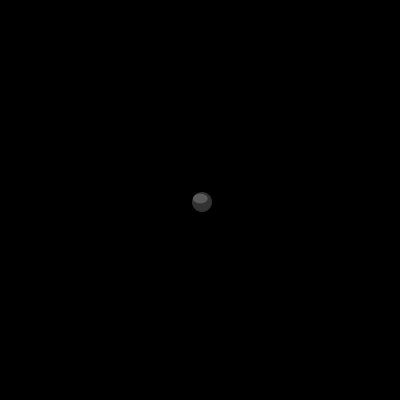
Frame 1 (no input)
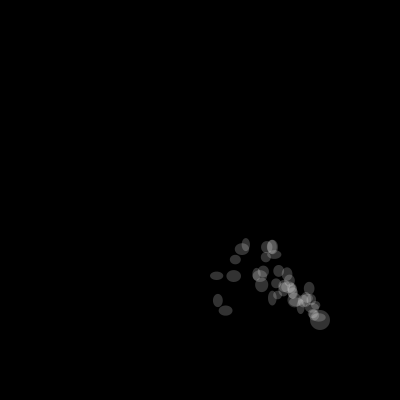
Frame 60 (the mouse pressed at the canvas centre just before this capture)
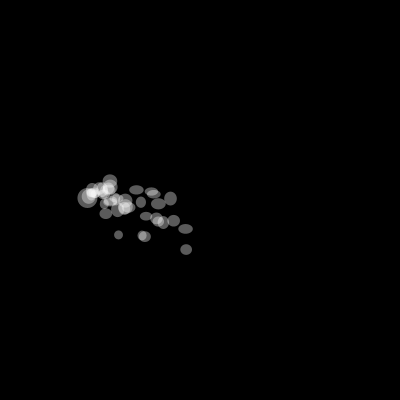
Frame 120 (the mouse held since frame 60 and released just before this capture)

The Processing sketch that drew these frames (run headless with seeded random() and noise(); from frame 60 on, the mouse is pressed at the canvas centre):

// Processing sketch: processing_183042
// ── processing_183042.pde

/*com no sabia crear un sistema de partícules de zero, 
he adaptat el que surt a 
http://www.learningprocessing.com/examples/chapter-23/example-23-2/*/


float sz, posX, posY, velX, velY;
float velocitat, posXlinia;
color colorRelleno;
ArrayList particles;
boolean rebote;


void setup() {
  size(400, 400);
  sz = 20;
  posX = width/2;
  posY = height/2;
  velX= 2;
  velY = 2;
  particles = new ArrayList();
  smooth();
}

void draw() {
  // A new Particle object is added to the ArrayList every cycle through draw().
  particles.add(new Particle()); 

  background(0);
  //colorRelleno= color(random(0, 255), random(0, 255), random(0, 255));
  
  if(rebote==false){
    colorRelleno=255;
    fill(colorRelleno,50);
    
  }

  // Iterate through our ArrayList and get each Particle
  // The ArrayList keeps track of the total number of particles.
  for (int i = 0; i < particles.size (); i++ ) { 
    Particle p = (Particle) particles.get(i);
    p.run();
    p.gravity();
    p.display();
  }

  // If the ArrayList has more than 40 elements in it, 
  //we delete the first element, using remove().
  if (particles.size() > 40) {
    particles.remove(0);
  }

  //moviment
  posX= posX+velX;
  posY= posY+velY;

  //elipse
  noStroke();
  ellipse(posX, posY, sz, sz);

  //rebot
  if ((posX<0)||(posX>width)) {
    velX = -velX;
  }
  if ((posY<0)||(posY>height)) {
    velY = -velY;
  }

  //canvi color quan rebota
  colorRelleno= color(random(0, 255), random(0, 255), random(0, 255));
  if ((posX <= 0) || (posX >= width)) {
    fill(colorRelleno, 50);
    rebote=true;
  } 
  if ((posY <= 0) || (posY >= height)) {
    fill(colorRelleno, 50);
    rebote=true;
  }
  
  
}

//canvi aleatori al fer click (velocitat) ! Abans de deixar
//anar ratolí
void mousePressed() {
  colorRelleno=255;
  fill(colorRelleno, 90);
  velX = random (-2, 4);
  velY = random (-2, 5);
  posX = mouseX;
  posY = mouseY;
  rebote=true;
}
//un cop deixat anar el ratolí
void mouseReleased() {
  fill(colorRelleno,50);
}

// A simple Particle class
class Particle {

  float x;
  float y;
  float xspeed;
  float yspeed;


  Particle() {
    x = posX;
    y = posY;
    xspeed = random(-1, 1);
    yspeed = random(-2, 0);
  }

  void run() {
    x = x + xspeed;
    y = y + yspeed;
  }

  void gravity() {
    yspeed += 0.1;
  }

  void display() {
    noStroke();
    ellipse(x, y, random(8, 15), random(8, 15));
  }
}
